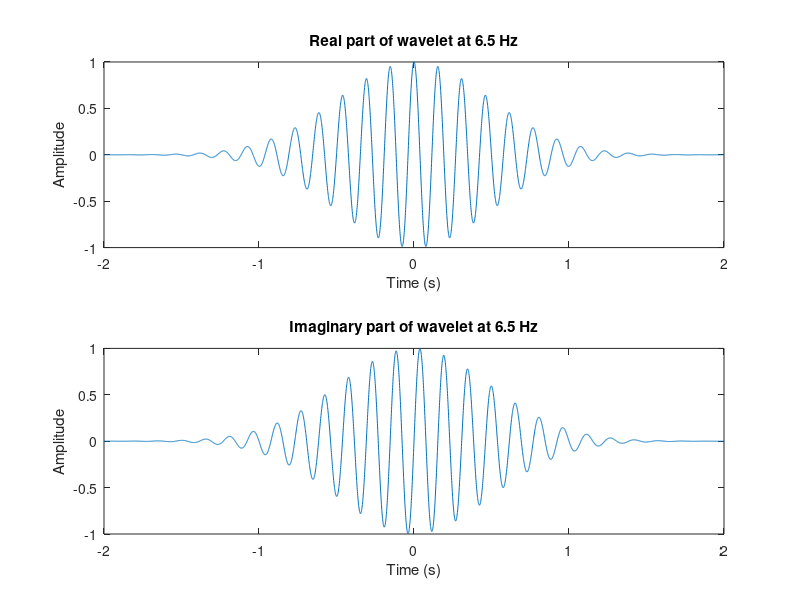
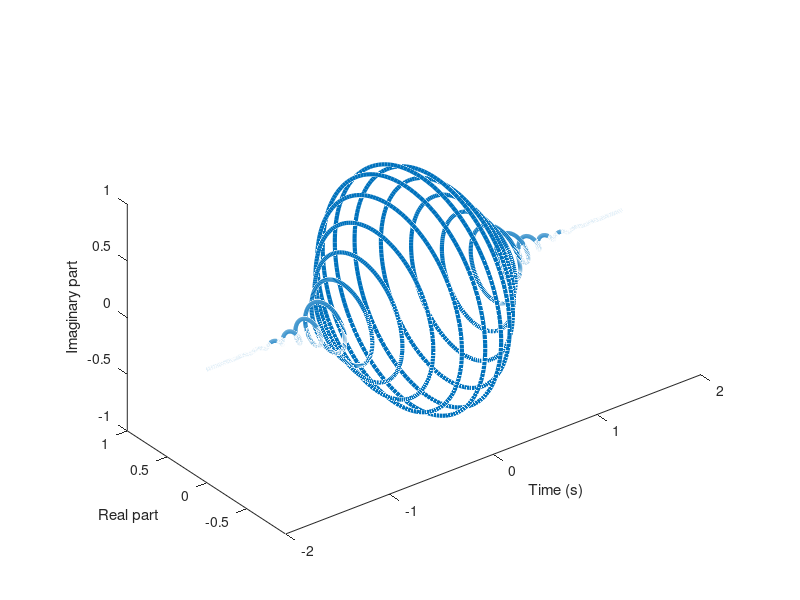
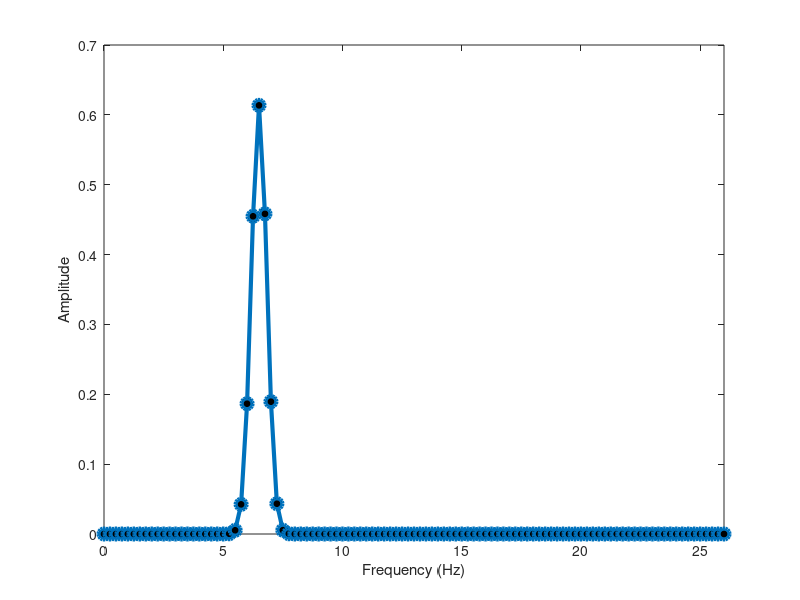
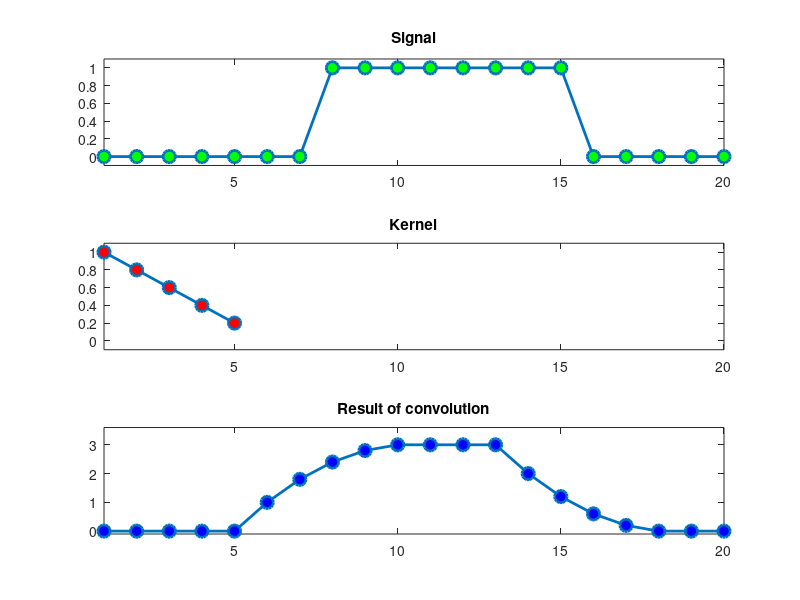

MATLAB code to generate these figures, in order: (Note: this script raises an error after producing the figures.)


%% create a Morlet wavelet

srate = 1000;         % in hz
time  = -2:1/srate:2; % best practice is to have time=0 at the center of the wavelet
frex  = 6.5;          % frequency of wavelet, in Hz

% create complex sine wave
sine_wave = exp( 1i*2*pi*frex.*time );

% create Gaussian window
s = 20 / (2*pi*frex); % this is the standard deviation of the gaussian
gaus_win  = exp( (-time.^2) ./ (2*s^2) );


% now create Morlet wavelet point-wise multiplication
cmw = sine_wave .* gaus_win;


figure(1), clf

subplot(211)
plot(time,real(cmw))
xlabel('Time (s)'), ylabel('Amplitude')
title([ 'Real part of wavelet at ' num2str(frex) ' Hz' ])

subplot(212)
plot(time,imag(cmw))
xlabel('Time (s)'), ylabel('Amplitude')
title([ 'Imaginary part of wavelet at ' num2str(frex) ' Hz' ])


figure(2), clf
plot3(time,real(cmw),imag(cmw),'linew',3)
axis image
xlabel('Time (s)'), ylabel('Real part'), zlabel('Imaginary part')
rotate3d on

%% Morlet wavelet in the frequency domain

cmwX = fft(cmw)/length(cmw);

hz = linspace(0,srate/2,floor(length(cmw)/2)+1);

figure(3), clf
plot(hz,2*abs(cmwX(1:length(hz))),'o-','linew',3,'markerface','k','markersize',8)
xlabel('Frequency (Hz)'), ylabel('Amplitude')
set(gca,'xlim',[0 frex*4])

%%


%% convolution in a small example

% signal
signal = zeros(1,20);
signal(8:15)=1;

kernel = [1 .8 .6 .4 .2];

% matlab's convolution function
matlab_conv_result = conv(signal,kernel,'same');

figure(4), clf
% plot the signal (impulse or boxcar)
subplot(311)
plot(signal,'o-','linew',2,'markerface','g','markersize',9)
set(gca,'ylim',[-.1 1.1],'xlim',[1 20])
title('Signal')

% plot the kernel
subplot(312)
plot(kernel,'o-','linew',2,'markerface','r','markersize',9)
set(gca,'xlim',[1 20],'ylim',[-.1 1.1])
title('Kernel')

% plot the result of convolution
subplot(313)
plot(matlab_conv_result,'o-','linew',2,'markerface','b','markersize',9)
set(gca,'xlim',[1 20],'ylim',[-.1 3.6])
title('Result of convolution')

%% "manual" time-domain convolution

half_kernel = floor(length(kernel)/2);

% EEG data that we'll use for convolution (must be zero-padded).
dat4conv = [ zeros(1,half_kernel) signal zeros(1,half_kernel) ];

% initialize convolution output
conv_res = zeros(1,length(signal)+length(kernel)-1);

% run convolution
for ti=1:length(dat4conv)-length(kernel)
    tempdata = dat4conv(ti:ti+length(kernel)-1);
    
    % compute dot-product (don't forget to flip the kernel backwards!)
    conv_res(ti+half_kernel) = sum(tempdata*kernel(end:-1:1));
end

% cut off edges
conv_res = conv_res(half_kernel+1:end-half_kernel);

figure(5), clf

plot(conv_res,'o-','linew',2,'markerface','g','markersize',9)
hold on
plot(matlab_conv_result,'o-','linew',2,'markerface','r','markersize',3)
legend({'Time-domain convolution';'Matlab conv function'})

%%


%% convolution as frequency-domain multiplication

%% load in V1 data and pick and electrode, trial, etc.

load v1_laminar.mat

chan2use  = 6;
trial2use = 44;

% extract this bit of data for convenience in the rest of this script
data = squeeze(csd( chan2use,:,trial2use) );

%% create a Morlet wavelet

time = -2:1/srate:2-1/srate; % best practice is to have time=0 at the center of the wavelet
frex = 45; % frequency of wavelet, in Hz

% create complex sine wave
sine_wave = exp(1i*2*pi*frex*time);

% create Gaussian window
s = 7 / (2*pi*frex); % this is the standard deviation of the gaussian
gaus_win  = exp( (-time.^2) ./ (2*s^2) )

% now create Morlet wavelet
cmw  = sine_wave .* gaus_win;

%% define convolution parameters

nData = length(data);
nKern = length(cmw);
nConv = nData + nKern - 1;

%% FFTs

% note that the "N" parameter is the length of convolution, NOT the length
% of the original signals! Super-important!


% FFT of wavelet, and amplitude-normalize in the frequency domain
cmwX = fft(cmw,nConv);
cmwX = cmwX ./ max(cmwX);


% FFT of data
dataX = fft(data,nConv);



% now for convolution...
conv_res = dataX.*cmwX;


% compute hz for plotting
hz = linspace(0,srate/2,floor(nConv/2)+1);

%% some plots...

figure(6), clf

% plot power spectrum of data
subplot(311)
plot(hz,2*abs(dataX(1:length(hz))/length(data)))
set(gca,'xlim',[0 frex*2])

% plot power spectrum of wavelet
subplot(312)
plot(hz,abs(cmwX(1:length(hz))))
set(gca,'xlim',[0 frex*2])

% plot power spectrum of convolution result
subplot(313)
plot(hz,2*abs(conv_res(1:length(hz))/length(data)))
set(gca,'xlim',[0 frex*2])


%% now back to the time domain

% note the differences in lengths of these signals
length(conv_res)
length(data)


% take inverse Fourier transform
conv_res_timedomain = ifft(conv_res);


% cut 1/2 of the length of the wavelet from the beginning and from the end
half_wav = floor( length(cmw)/2 )+1;
conv_res_timedomain = conv_res_timedomain(half_wav-1:end-half_wav);


% and plot
figure(7), clf
plot(timevec,data,'k')
hold on
zoom on
plot(timevec,2*real(conv_res_timedomain),'r','linew',2)
set(gca,'xlim',[-.5 1.5])
legend({'LFP data';'convolution-filtered data'})

%%


%% extract power and phase and envelope from many frequencies in wavelet convolution

load sampleEEGdata.mat

% wavelet parameters
min_freq =  2;
max_freq = 40;
num_frex = 37;

channel2use = 'pz';


% set range for variable number of wavelet cycles
range_cycles = [ 4 10 ];

% other wavelet parameters
frex  = logspace(log10(min_freq),log10(max_freq),num_frex);
nCycs = logspace(log10(range_cycles(1)),log10(range_cycles(end)),num_frex);
time  = -2:1/EEG.srate:2;
half_wave = (length(time)-1)/2;

% FFT parameters
nWave = length(time);
nData = EEG.pnts*EEG.trials;
nConv = nWave+nData-1;


% FFT of data (doesn't change on frequency iteration)
dataX = fft( reshape(EEG.data(strcmpi(channel2use,{EEG.chanlocs.labels}),:,:),1,nData) ,nConv);

% initialize output time-frequency data
tf = zeros(num_frex,EEG.pnts,2);

% loop over frequencies
for fi=1:num_frex
    
    % create wavelet and get its FFT
    s = nCycs(fi)/(2*pi*frex(fi));
    wavelet  = exp(2*1i*pi*frex(fi).*time) .* exp(-time.^2./(2*s^2));
    waveletX = fft(wavelet,nConv);
    waveletX = waveletX./max(waveletX);
    
    % run convolution
    as = ifft(waveletX.*dataX,nConv);
    as = as(half_wave+1:end-half_wave);
as2 = reshape(as,EEG.pnts,EEG.trials);
    
    % compute amplitude (envelope) and average over trials
    tf(fi,:,1) = mean(abs(as2),2);
    
    %compute bandpassfiltered data, envelope and phase for quasi-continous
    %data (original data is epoched data which is used as quasi continous
    %here for demonstration.
    
    tfbandpass(fi,:) =real(as);  
     tfenvelope(fi,:) =abs(as);
     tfphase(fi,:) = angle(as);
    
    % compute ITPC
    tf(fi,:,2) = abs(mean(exp( 1i*(angle(as2))),2));
end


figure(27) 
subplot(2,1,1)
plot(squeeze(tfbandpass(4,1:5000)))
hold on
plot(squeeze(tfenvelope(4,1:5000)))
title('Bandpass and Envelope')
xlabel('Time')
ylabel('Amplitude')
subplot(2,1,2)
plot(squeeze(tfphase(4,1:5000)))
title('Phase')
xlabel('Time')
ylabel('Phase')
% plot results
figure(8), clf

subplot(211)
contourf(EEG.times,frex,squeeze(tf(:,:,1)),40,'linecolor','none')
set(gca,'clim',[0 3],'ydir','normal','xlim',[-300 1000])
title('Power')
xlabel('Time (ms)'), ylabel('Frequency (Hz)')

subplot(212)
contourf(EEG.times,frex,squeeze(tf(:,:,2)),40,'linecolor','none')
set(gca,'clim',[0 .6],'ydir','normal','xlim',[-300 1000])
title('ITPC')
xlabel('Time (ms)'), ylabel('Frequency (Hz)')

%%
